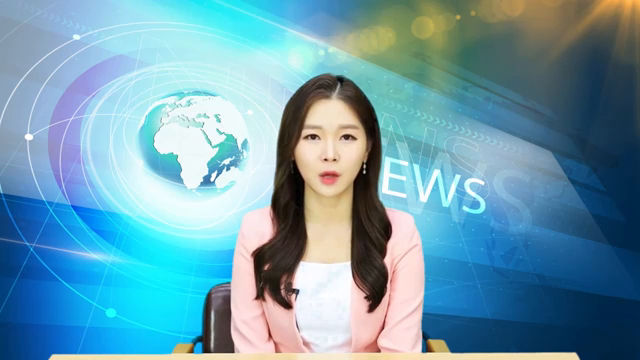
#> input picture frame 100 of day09/news.mp4, 640 x 360 px
$ python p64_opencv.py
#> lines starting #> are read from the running program, lines starting #| are printed output that depends on the picture; after the words box and inside, x2 and y2 are one past the last pixel; in counts of white or black regions, pixels touching at a corner belong together
# file : p64_opencv.py
# desc : OpenCV 영상처리

import cv2

samplePath = './day09/news.mp4'
faceCascade = cv2.CascadeClassifier('./day09/haarcascade_frontalface_default.xml')
cap = cv2.VideoCapture(samplePath) # 0은 웹캠 또는 문자열로 동영상 경로

while True:
    ret, frame = cap.read()
#> frame is the input picture: shape (360, 640, 3); mean B, G, R 173.8, 156.5, 109.7

    if not ret:
        cap = cv2.VideoCapture(samplePath)
        continue

    ## 영상에서 얼굴 검출
    gray = cv2.cvtColor(frame, cv2.COLOR_BGR2GRAY)
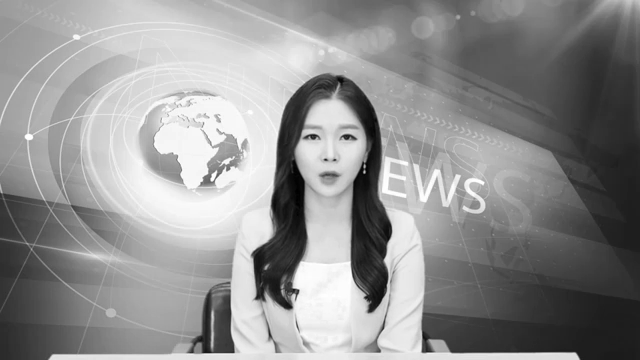
#> gray: shape (360, 640); min 0, max 255, mean 144.5
    faces = faceCascade.detectMultiScale(
        gray,
        scaleFactor=1.2,
        minNeighbors=5,
        minSize=(20, 20)
    )
#> faces = [[286, 102, 90, 90]]

    for (x, y, w, h) in faces:
        cv2.rectangle(frame, pt1=(x,y), pt2=(x+w,y+h), color=(255,255,255), thickness=2) # color=(B,G,R)
#> this loop made 1 pass
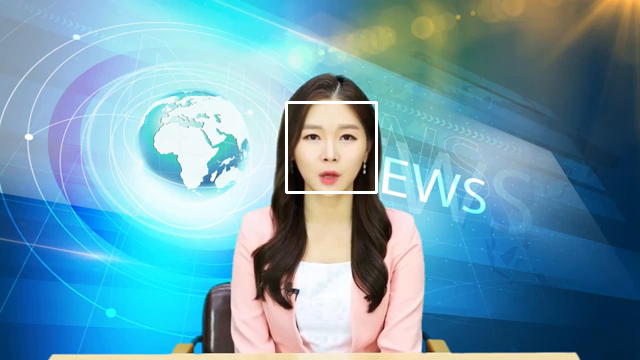
#> frame: shape (360, 640, 3); 0.47% of pixels changed, all inside (x1, y1, x2, y2) = (285, 101, 378, 194)

    cv2.imshow('original', frame)
    cv2.imshow('gray', gray)

    key = cv2.waitKey(5) # 5ms 딜레이
#> (key q is pressed here)
    if key == ord('q'): # esc=27, q=ord('q')
        break

cap.release()
cv2.destroyAllWindows()

$ run again, starting later in the video
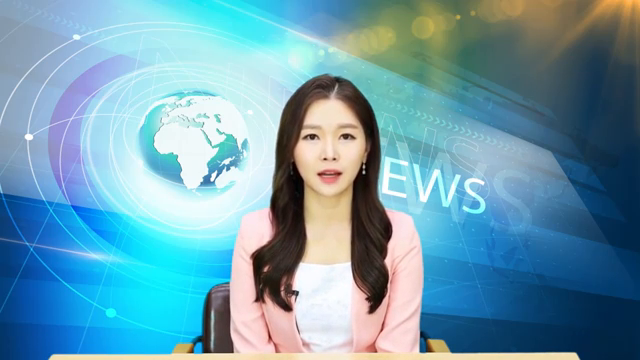
#> input picture frame 451 of day09/news.mp4, 640 x 360 px
#> frame is the input picture: shape (360, 640, 3); mean B, G, R 173.9, 156.3, 109.6
#> `gray = cv2.cvtColor(frame, cv2.COLOR_BGR2GRAY)`:
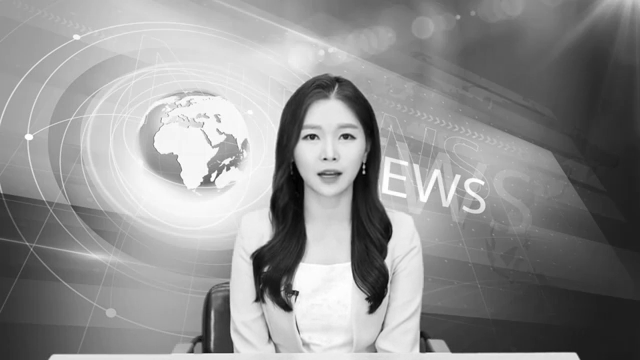
#> gray: shape (360, 640); min 1, max 255, mean 144.3
#> faces = [[285, 103, 91, 91]]
#> the loop `for (x, y, w, h) in faces:` made 1 pass
#> after the loop `for (x, y, w, h) in faces:`:
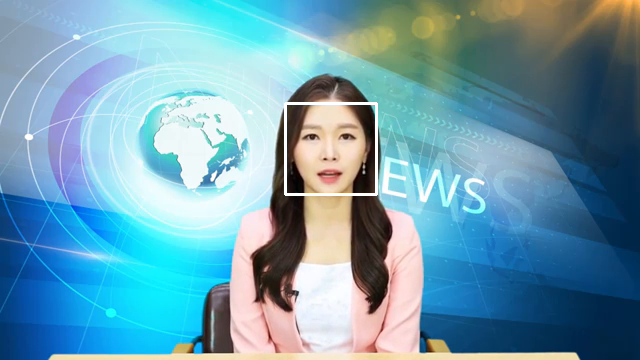
#> frame: shape (360, 640, 3); 0.47% of pixels changed, all inside (x1, y1, x2, y2) = (284, 102, 378, 196)

$ run again, starting later in the video
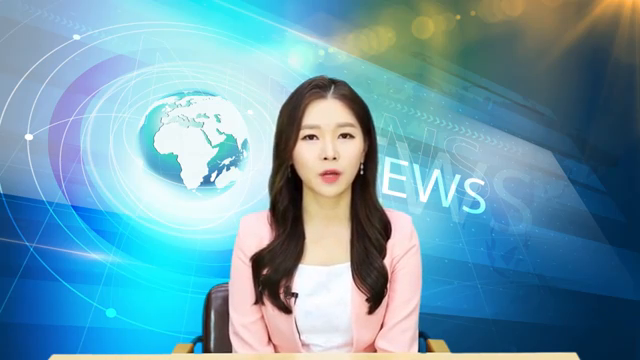
#> input picture frame 803 of day09/news.mp4, 640 x 360 px
#> frame is the input picture: shape (360, 640, 3); mean B, G, R 173.8, 156.3, 109.4
#> `gray = cv2.cvtColor(frame, cv2.COLOR_BGR2GRAY)`:
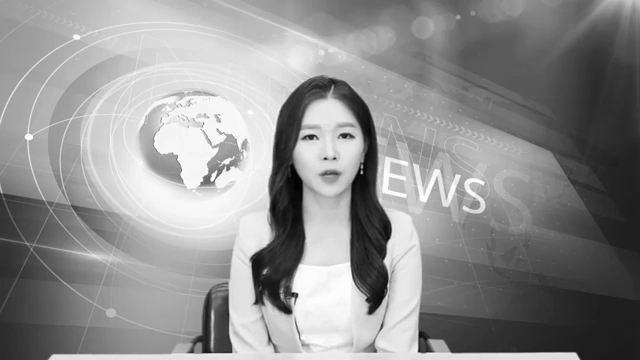
#> gray: shape (360, 640); min 2, max 255, mean 144.3
#> faces = [[284, 102, 90, 90]]
#> the loop `for (x, y, w, h) in faces:` made 1 pass
#> after the loop `for (x, y, w, h) in faces:`:
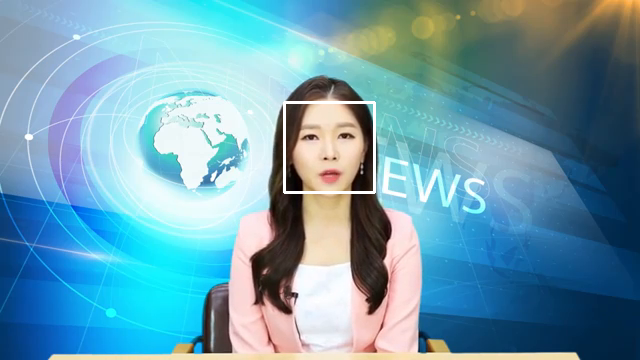
#> frame: shape (360, 640, 3); 0.47% of pixels changed, all inside (x1, y1, x2, y2) = (283, 101, 376, 194)
